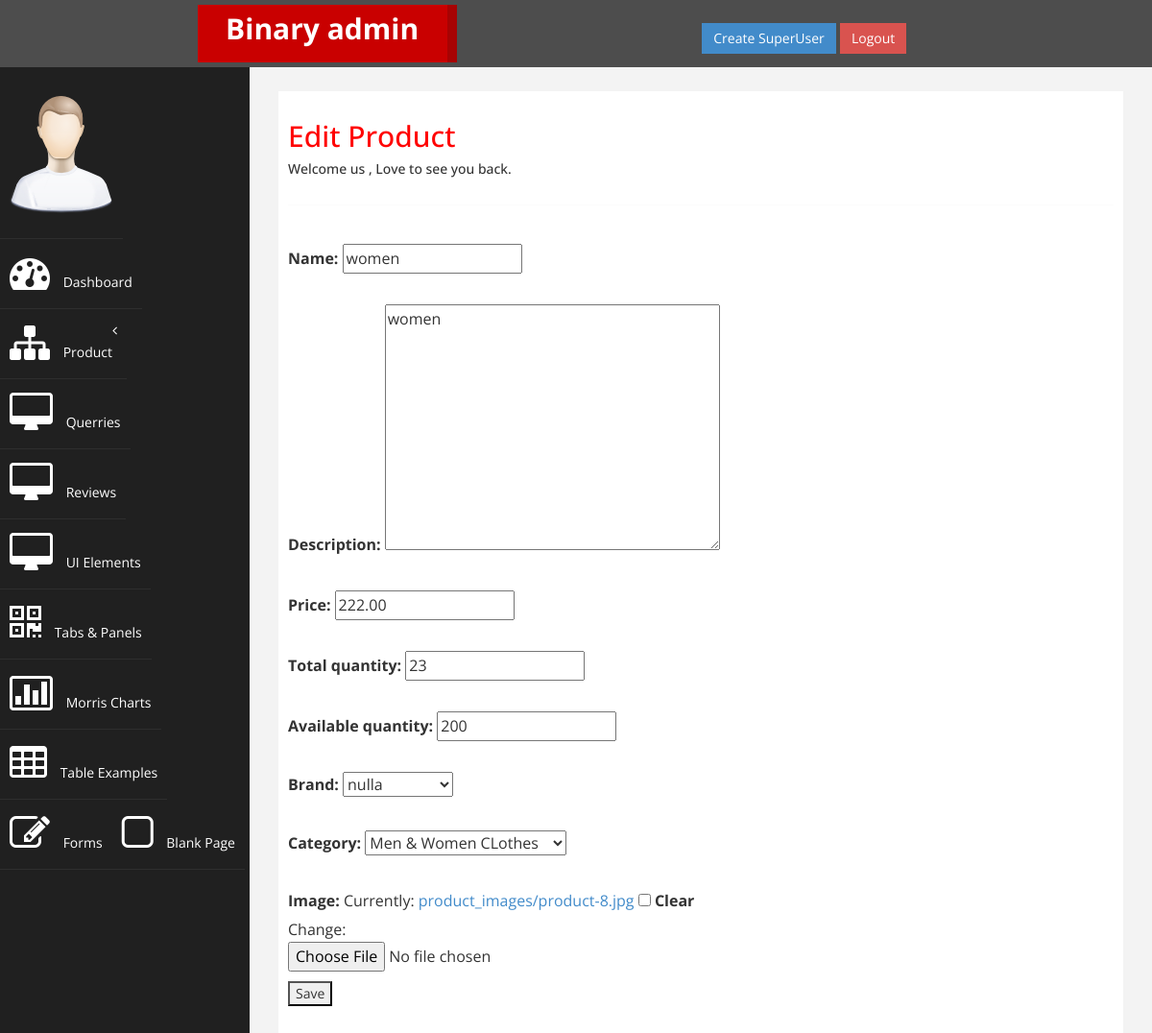
/edit-product/1/ (signed in), run on the app's committed database.
### base/models.py (models this page shows, shortened)
class customuser(AbstractUser):
    email = models.EmailField(_('email address'), unique=True)
    father_name = models.CharField(max_length=50)
    gender = models.CharField(max_length=10, choices=GENDER_CHOICES)
    province = models.CharField(max_length=50, choices=PROVINCE_CHOICES)
    city = models.CharField(max_length=50)
    dob = models.DateField(null=True, blank=True)
    phone = models.CharField(max_length=20)
    about = models.TextField(max_length=500)
    profile_pic = models.ImageField(upload_to='profile_pic/', null=True, blank=True)
    updated = models.DateTimeField(auto_now=True)
    created = models.DateTimeField(auto_now_add=True)
    is_verified = models.BooleanField(default=False)
    verification_token = models.CharField(max_length=100, blank=True)
    USERNAME_FIELD = 'email'
    REQUIRED_FIELDS = ['username', 'first_name', 'last_name']

class Product(models.Model):
    name = models.CharField(max_length=255)
    description = models.TextField()
    price = models.DecimalField(max_digits=10, decimal_places=2)
    total_quantity = models.PositiveIntegerField()
    available_quantity = models.PositiveIntegerField()
    brand = models.ForeignKey(Brand, on_delete=models.CASCADE)
    category = models.ForeignKey(Category, on_delete=models.CASCADE)
    is_active = models.BooleanField(default=True)
    created_at = models.DateTimeField(default=timezone.now)
    updated_at = models.DateTimeField(auto_now=True)
    image = models.ImageField(upload_to='product_images/', null=True, blank=True)

class Brand(models.Model):
    name = models.CharField(max_length=100)
    def __str__(self):
        return self.name

class Category(models.Model):
    name = models.CharField(max_length=100)
    def __str__(self):
        return self.name

### adminpanel/views.py (the view)
# urls.py: path('edit-product/<int:pk>/', edit_product, name='edit-product'),
@login_required(login_url='adminLogin')
@superuser_required
def edit_product(request, pk):
    product = get_object_or_404(Product, pk=pk)
    if request.method == 'POST':
        form = ProductForm(request.POST, request.FILES, instance=product)
        if form.is_valid():
            form.save()
            return redirect('product-detail', pk=pk)
    else:
        form = ProductForm(instance=product)
    context = {
        'form': form,
        'product': product
    }
    return render(request, 'adminpanel/edit_product.html', context)

### adminpanel/forms.py
class ProductForm(forms.ModelForm):
    class Meta:
        model = Product
        fields = ['name', 'description', 'price', 'total_quantity', 'available_quantity', 'brand', 'category', 'image']
        widgets = {
            'title': forms.TextInput(attrs={
                'class': 'form-control',
                'placeholder': 'Enter title',
            }),
            'display_image': forms.ClearableFileInput(attrs={
                'class': 'form-control',
                'placeholder': 'Select banner image',
            }),
        }

### adminpanel/views.py (called while the page is built)
def superuser_required(view_func):
    decorated_view_func = user_passes_test(
        lambda user: user.is_superuser,
        login_url='adminLogin'
    )(view_func)
    return decorated_view_func

### adminpanel/templates/adminpanel/edit_product.html (shortened to what this page needs)
{% extends 'adminpanel/adminIndex.html' %}
{% block content %}
{%  load static %}
{% include 'adminpanel/header.html' %}
{% include 'adminpanel/nav.html' %}
<div id="page-wrapper">
    <div id="page-inner">
        <div class="row">
            <div class="col-md-12">
             <h2>Edit Product</h2>
                <h5>Welcome {{user.username}} , Love to see you back. </h5>
            </div>
        </div>
         <hr />
        <form method="POST" enctype="multipart/form-data">
            {{ form.as_p }}
            <button type="submit">Save</button>
        </form>
    </div>
</div>
{% endblock content     %}

### static/css/custom.css (style rules this page uses)
body { font-family: 'Open Sans', sans-serif; }
#page-wrapper { padding: 15px 15px; min-height: 600px; background:#F3F3F3; }
#page-inner { width:100%; margin:10px 20px 10px 0px; background-color:#fff!important; padding:10px; min-height:1200px; }
h2 { color: #f00; }
p { font-size:16px; line-height:25px; padding-top:20px; }
@media (min-width:768px) { #page-wrapper { margin: 0 0 0 260px; padding: 15px 30px; min-height: 1200px; } }

### data on the page
customuser: username "us"
Product: name "women", description "women", price "222.00", total_quantity "23", available_quantity "200", brand "nulla", category "Men & Women CLothes"
